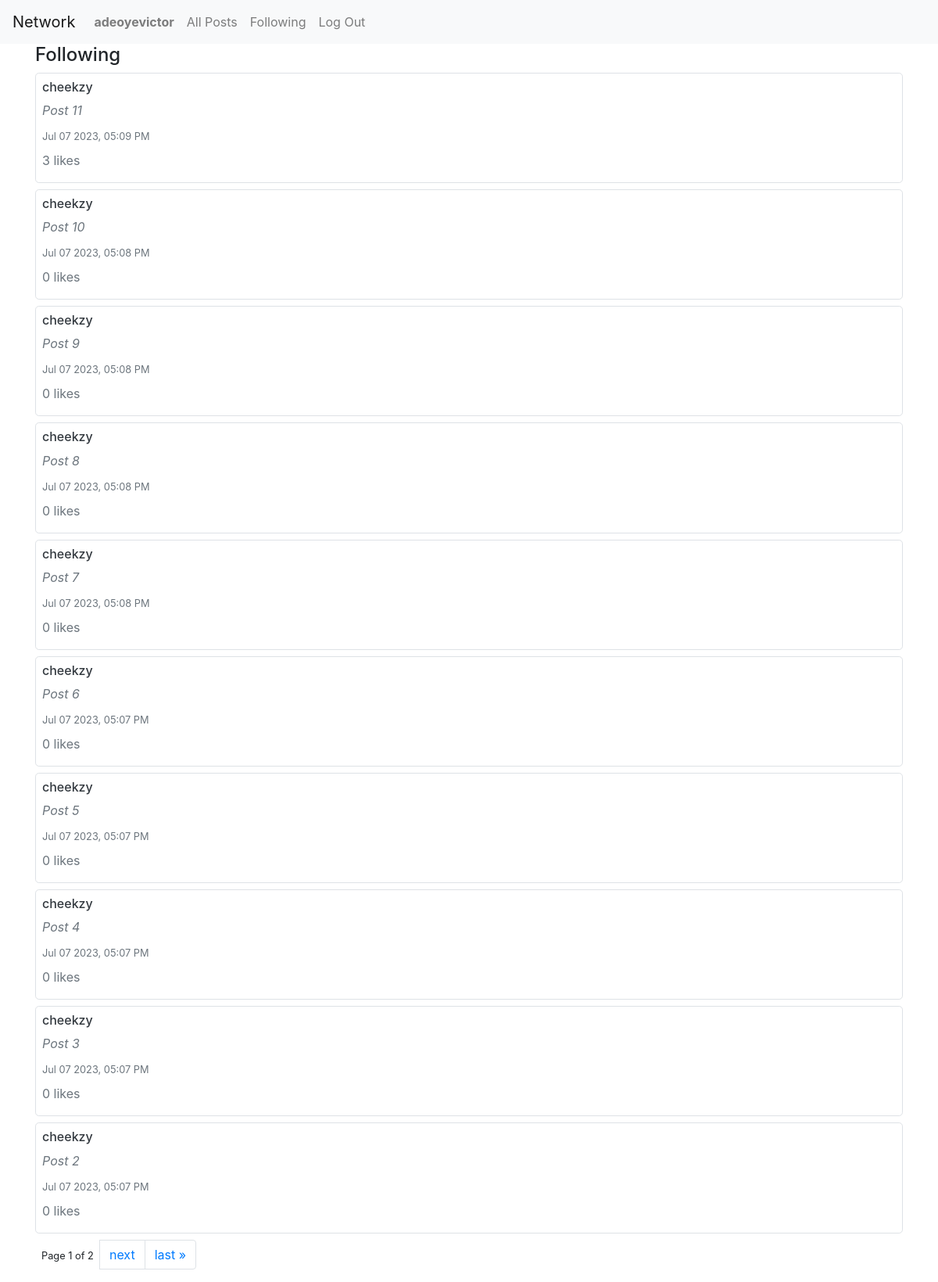
The page /following (signed in) on the database its author committed.
### network/models.py (models this page shows, shortened)
class User(AbstractUser):
    pass

class Post(models.Model):
    creator = models.ForeignKey(User, on_delete=models.CASCADE, related_name="posts")
    content = models.TextField(blank=True)
    timestamp = models.DateTimeField(auto_now_add=True)
    def serialize(self):
        return {
            "id": self.id,
            "content": self.content,
            "timestamp": self.timestamp.strftime("%b %d %Y, %I:%M %p"),
            "likes": self.likes.count(),
            "creator": self.creator.username
        }

### network/views.py (the view)
# urls.py: path("following", views.following, name="following"),
@login_required(login_url="login")
def following(request):
    following = Follow.objects.filter(user=request.user)
    users = set()
    for f in following:
        users.add(f.user_follower)
    posts = Post.objects.filter(creator__in=users).order_by("id").reverse()
    posts = [post.serialize() for post in posts]
    p = Paginator(posts, 10)
    page_number = request.GET.get("page")
    page_obj = p.get_page(page_number)
    return render(request, "network/following.html", {"posts": page_obj})

### network/templates/network/following.html (shortened to what this page needs)
{% extends "network/layout.html" %}
{% block body %}
<div class="container">
    <h4>Following</h4>
    {% for post in posts %}
    <div class="border p-2 mb-2 rounded-lg">
        <h6><a href="{% url 'profile' post.creator %}" class="text-dark">{{ post.creator }}</a></h6>
        <p class="text-secondary font-italic mb-2">{{ post.content }}</p>
        <p class="text-secondary mb-2">
            <small>
                {{ post.timestamp }}
            </small>
        </p>
        <p class="text-secondary mb-2">{{ post.likes }} likes</p>
    </div>
    {% endfor %}
    <nav aria-label="Page navigation">
        <ul class="pagination d-flex align-items-center">
            <span  class="px-2">
                <small>
                    Page {{ posts.number }} of {{ posts.paginator.num_pages }}
                </small>
            </span>
            {% if posts.has_next %}
            <li class="page-item">
                <a class="page-link" href="?page={{ posts.next_page_number }}">next</a>
            </li>
            <li class="page-item">
                <a class="page-link" href="?page={{ posts.paginator.num_pages }}">last &raquo;</a>
            </li>
            {% endif %}
        </ul>
    </nav>
</div>
{% endblock %}

### network/templates/network/layout.html (shortened to what this page needs)
{% load static %}
<!DOCTYPE html>
<html lang="en">
    <head>
        <link rel="stylesheet" href="https://stackpath.bootstrapcdn.com/bootstrap/4.4.1/css/bootstrap.min.css">
        <link href="{% static 'network/styles.css' %}" rel="stylesheet">
        <link rel="stylesheet" href="https://cdnjs.cloudflare.com/ajax/libs/font-awesome/4.7.0/css/font-awesome.min.css">
    </head>
    <body>
        <nav class="navbar navbar-expand-lg navbar-light bg-light">
            <a class="navbar-brand" href="#">Network</a>
            <div>
              <ul class="navbar-nav mr-auto">
                {% if user.is_authenticated %}
                    <li class="nav-item">
                        <a class="nav-link" href="#"><strong>{{ user.username }}</strong></a>
                    </li>
                {% endif %}
                <li class="nav-item">
                  <a class="nav-link" href="{% url 'index' %}">All Posts</a>
                </li>
                {% if user.is_authenticated %}
                    <li class="nav-item">
                        <a class="nav-link" href="{% url 'following' %}">Following</a>
                    </li>
                    <li class="nav-item">
                        <a class="nav-link" href="{% url 'logout' %}">Log Out</a>
                    </li>
                {% endif %}
              </ul>
            </div>
          </nav>
        <div class="body">
            {% block body %}
            {% endblock %}
        </div>
    </body>
</html>

### rows shown on the page
User: username "adeoyevictor"
User: creator "cheekzy" "cheekzy" "cheekzy" "cheekzy" "cheekzy" "cheekzy" "cheekzy" "cheekzy" "cheekzy" "cheekzy"
Post: content "Post 11"
Post: content "Post 10"
Post: content "Post 9"
Post: content "Post 8"
Post: content "Post 7"
Post: content "Post 6"
Post: content "Post 5"
Post: content "Post 4"
Post: content "Post 3"
Post: content "Post 2"

### other values the page prints
{{ post.timestamp }} "Jul 07 2023, 05:09 PM" "Jul 07 2023, 05:08 PM" "Jul 07 2023, 05:08 PM" "Jul 07 2023, 05:08 PM" "Jul 07 2023, 05:08 PM" "Jul 07 2023, 05:07 PM" "Jul 07 2023, 05:07 PM" "Jul 07 2023, 05:07 PM" "Jul 07 2023, 05:07 PM" "Jul 07 2023, 05:07 PM"
{{ post.likes }} "3" "0" "0" "0" "0" "0" "0" "0" "0" "0"
{{ posts.number }} "1"
{{ posts.paginator.num_pages }} "2"
